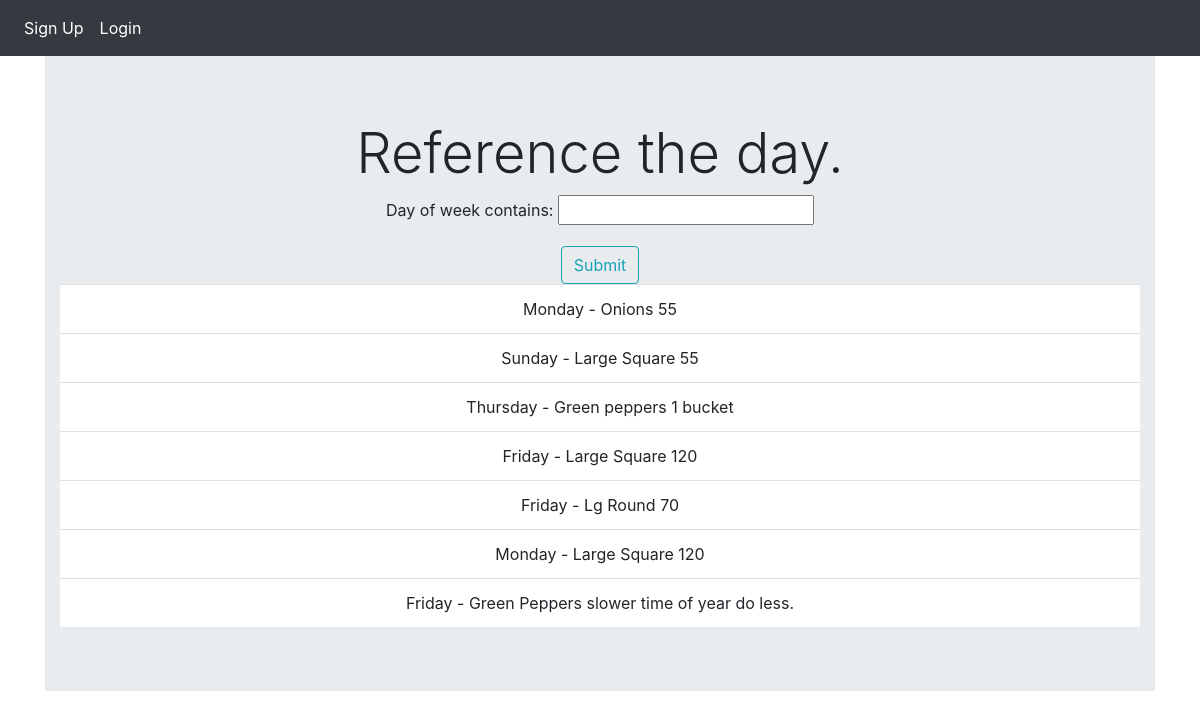
The page /dailyprep/ on the database its author committed.
### todo/models.py (models this page shows, shortened)
class PrepWork(models.Model):
    item = models.CharField(blank='False',max_length=200,)
    description = models.TextField(blank='False',help_text="Add instructions to remove any confusion. ", max_length=200)
    day_of_week = models.CharField(blank='False', max_length=20, choices=DAYS, help_text="Please set the day of week. ")

### todo/views.py (the view)
# urls.py: path('dailyprep/', views.dailyprep,name='dailyprep'),
def dailyprep(request):
    f = PrepWorkFilter(request.GET, queryset=PrepWork.objects.filter(day_of_week__icontains="day"))
    return render (request,'todo/dailyprep.html',{'filter':f})

### templates/todo/dailyprep.html (shortened to what this page needs)
{% extends 'items/base.html' %}
{% block content %}
<div class="jumbotron jumbotron-fluid">
  <div class="container">
    <h1 class="display-4">Reference the day.</h1>
    <form action="" method="get">
          {{ filter.form.as_p }}
        <input class='btn btn-outline-info' type="submit" value='Submit' />
    </form>
    <ul class="list-group list-group-flush">
      {% for obj in filter.qs %}
          <li class="list-group-item">{{ obj.day_of_week }} - {{ obj.item|capfirst }} {{obj.description}}</li>
      {% endfor %}
    </ul>
  </div>
</div>
{% endblock %}

### rows shown on the page
PrepWork: day_of_week "Monday", item "Onions", description "55"
PrepWork: day_of_week "Sunday", item "Large Square", description "55"
PrepWork: day_of_week "Thursday", item "Green peppers", description "1 bucket"
PrepWork: day_of_week "Friday", item "Large Square", description "120"
PrepWork: day_of_week "Friday", item "Lg Round", description "70"
PrepWork: day_of_week "Monday", item "Large Square", description "120"
PrepWork: day_of_week "Friday", item "Green Peppers", description "slower time of year do less."
